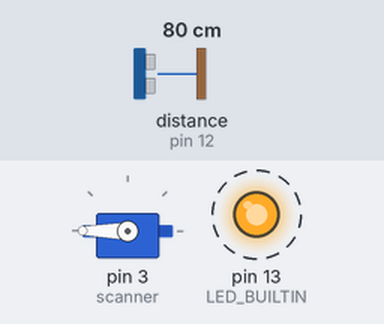
A sketch run on a simulated Arduino Uno, built with avr-gcc and run on an emulated ATmega328P. Shown: servo, output pins drawn as LEDs (lit = HIGH). Dashed ring = blinking. Inputs (shaded band) come from the test bench; at power-on: distance to the obstacle (sensor on pin 12) 80 cm. What the sketch prints to the serial monitor is not drawn.

Above: at 2.95 s.
Timing chart, 0 to 5.9 s (numbered marks = the images above):
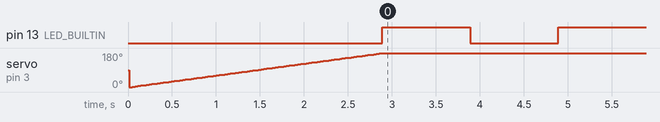

The sketch:

single-axis-sonar-projection.ino
```cpp
// Setup //

// Import Libraries and external Structure //

#include "Read.h"
#include <Servo.h>
#include <NewPing.h>

// Create Objects //

Servo scanner;
NewPing sonar(9, 12, 200);

// Create Logic //

// Setup Variables //

int i = 0;

// Servo Sweep //

void sweep(int time) {
    delay(time);
    scanner.write(i);
}

// LED Blink //

void blink(int time) {
  digitalWrite(LED_BUILTIN, HIGH);
  delay(time);
  digitalWrite(LED_BUILTIN, LOW);
  delay(time);
}

// Measure Distance & Angle with external Structure //

Read ping() {
  Read r;
  r.theta = scanner.read();
  r.radius = sonar.ping_cm();
  return r;
}

// Print Values //

void transmit(int angle, float radius) {
  Serial.println(angle);
  Serial.println(radius);
}

// Execute Program //

// Execute Setup //

void setup() {

  // Initiate Serial //

  Serial.begin(9600);

  // Assign to Pins //

  scanner.attach(3);

  // Assign Pin Types //

  pinMode(LED_BUILTIN, OUTPUT);

  // Code //

  for (i = 0; i<= 180; i++) {
    Read r = ping();
    transmit(r.theta, r.radius);
    sweep(10);
  }
}

// Execute Loop //

void loop() {

  // Code //

  blink(1000);
}
```

Read.h
```cpp
#pragma once

struct Read{
  int theta;
  float radius;
};
```

Measured:
- by itself, pin 13 (LED_BUILTIN): alternates HIGH for 1.0 s and LOW for 1.0 s
